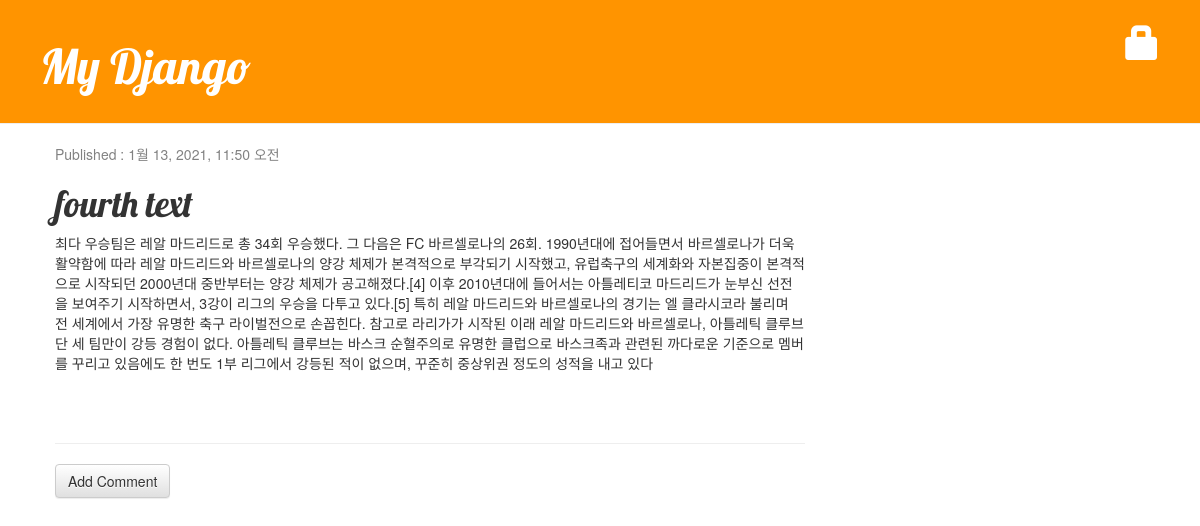
/post/6, run on the app's committed database.
### blog/models.py (models this page shows, shortened)
class Post(models.Model):
    author = models.ForeignKey('auth.User', on_delete=models.CASCADE)
    title = models.CharField(max_length=200, validators=[min_length_3_validator])
    text = models.TextField()
    created_date = models.DateTimeField(default=timezone.now)
    published_date = models.DateTimeField(blank=True, null=True)

### blog/views.py (the view)
# urls.py: path('post/<int:pk>', views.post_detail, name='post_detail'),
def post_detail(request, pk):
    post = get_object_or_404(Post, pk=pk)
    return render(request, 'blog/post_detail.html', {'post': post})

### blog/templates/blog/post_detail.html (shortened to what this page needs)
{% extends 'blog/base.html' %}
{% block content %}
    <div class="post">
        {% if post.published_date %}
            <div class="date">
                <p>Published : {{post.published_date}}</p>
            </div>
        {% endif %}
        <h1>{{post.title}}</h1>
        <p>{{post.text|linebreaksbr}}</p>
    </div>
<hr>
<a href="{% url 'add_comment_to_post' pk=post.pk %}" class="btn btn-default">Add Comment</a>
{% endblock %}

### blog/static/css/blog.css (style rules this page uses)
h1, h2, h3, h4 { font-family: 'Lobster', cursive; }
.date { color: #828282; }
.post { margin-bottom: 70px; }

### data on the page
Post: published_date "1월 13, 2021, 11:50 오전", title "fourth text", text "최다 우승팀은 레알 마드리드로 총 34회 우승했다. 그 다음은 FC 바르셀로나의 26회. 1990년대에 접어들면서 바르셀로나가 더욱 활약함에 따라 레알 마드리드와 바르셀로나의 양강 체제가 본격적으로 부각되기 시작했고, 유럽축구의 세계화와 자본집중이 본격적으로 시작되던 2000년대 중반부터는 양강 체제가 공고해졌다.[4] 이후 2010년대에 들어서는 아틀레티코 마드리드가 눈부신 선전을 보여주기 시작하면서, 3강이 리그의 우승을 다투고 있다.[5] 특히 레알 마드리드와 바르셀로나의 경기는 엘 클라시코라 불리며 전 세계에서 가장 유명한 축구 라이벌전으로 손꼽힌다. 참고로 라리가가 시작된 이래 레알 마드리드와 바르셀로나, 아틀레틱 클루브 단 세 팀만이 강등 경험이 없다. 아틀레틱 클루브는 바스크 순혈주의로 유명한 클럽으로 바스크족과 관련된 까다로운 기준으로 멤버를 꾸리고 있음에도 한 번도 1부 리그에서 강등된 적이 없으며, 꾸준히 중상위권 정도의 성적을 내고 있다"
